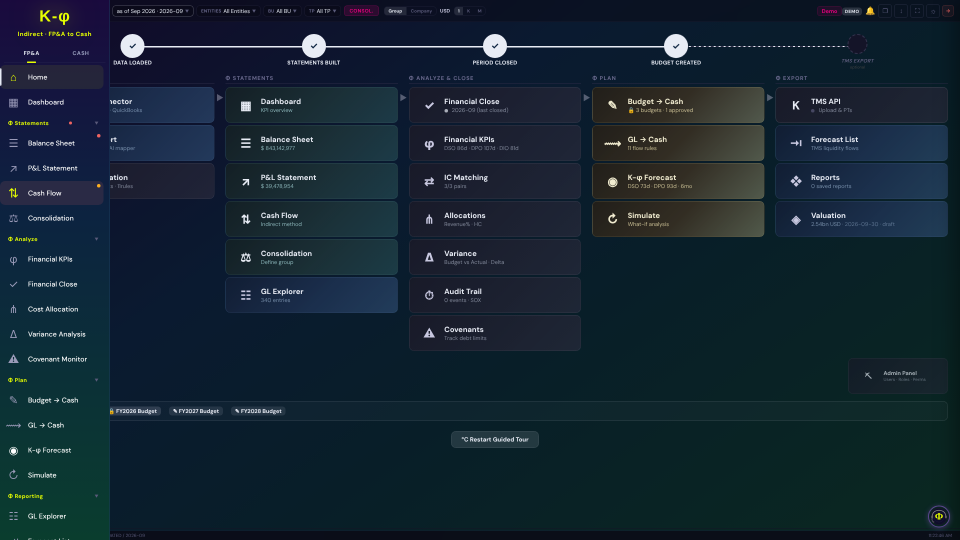
#> input picture video/ui_home_hover.png, 1920 x 1080 px (shown at 1/2 size); its folder holds only this picture in this run
$ python -i diagram3.py   (imports and definitions only)
#> lines starting #> are read from the running program, lines starting #| are printed output that depends on the picture
import sys, math, subprocess
import numpy as np
from PIL import Image, ImageDraw, ImageFont, ImageFilter

W, H, FPS, DUR = 1920, 1080, 30, 10.0
N = int(DUR * FPS)
BG = (11, 15, 26); YEL = (230, 255, 0); WHITE = (240, 242, 246); GREY = (150, 158, 175)
DIM = (80, 88, 108); PANEL = (18, 24, 40); PANEL2 = (28, 36, 58)
# Light theme (default): every colour drawn through Canvas is mapped from the dark palette,
# so scenes keep their dark-palette names. KPHI_THEME=dark renders the old look.
import os
LIGHT = os.environ.get("KPHI_THEME", "light") != "dark"
TO_LIGHT = {(230, 255, 0): (34, 48, 122), (240, 242, 246): (18, 26, 46), (150, 158, 175): (86, 96, 122),
            (80, 88, 108): (196, 204, 220), (18, 24, 40): (255, 255, 255), (28, 36, 58): (255, 255, 255),
            (6, 8, 16): (255, 255, 255), (255, 122, 122): (194, 58, 58), (54, 214, 160): (17, 132, 90),
            (255, 190, 90): (178, 106, 0), (197, 179, 88): (150, 122, 20)}
def _c(c): return TO_LIGHT.get(tuple(c), c) if (LIGHT and c is not None) else c
if LIGHT: BG = (243, 245, 250)
FD = "/usr/share/fonts/opentype/inter/"
def font(w, s): return ImageFont.truetype(FD + f"InterDisplay-{w}.otf", s)
F_L = font("SemiBold", 34); F_S = font("Regular", 30); F_K = font("Bold", 72); F_CAP = font("Medium", 40); F_T = font("SemiBold", 38)

def ease(t): return 0 if t <= 0 else 1 if t >= 1 else (1 - math.cos(math.pi * t)) / 2
def eo(t): return 0 if t <= 0 else 1 if t >= 1 else 1 - (1 - t) ** 3
# [4 lines left out: function back, not called in this run]
def clamp(x, a=0, b=1): return max(a, min(b, x))
def lerp(a, b, t): return a + (b - a) * t
def lerp2(a, b, t): return (lerp(a[0], b[0], t), lerp(a[1], b[1], t))

class Canvas:
    def __init__(self, img): self.img = img
    # [29 lines left out: functions _blit, rrect, text, line, poly, dot, not called in this run]

# sources: scattered start -> tidy column once connected
SOURCES = [("ERP", (150, 300)), ("Banks", (470, 170)), ("CRM", (190, 610)), ("Google Sheets", (520, 470)),
           ("Excel", (240, 850)), ("Payments", (560, 760))]
COL_X = 430; COL_Y0 = 215; COL_DY = 130
NODE_W = 300; NODE_H = 76
HUB = (960, 540); HUB_HW, HUB_HH = 290, 330
APP = (1600, 540); APP_HW, APP_HH = 250, 330

AUR = None
# [59 lines left out: functions aurora_band, logo, src_pos, arrow, bez, not called in this run]
def curve_pts(p0, p1, prog, n=40):
    dx = p1[0] - p0[0]; c0, c1 = (p0[0] + 0.55 * dx, p0[1]), (p1[0] - 0.35 * dx, p1[1])
    return [bez(p0, c0, c1, p1, u * clamp(prog)) for u in [i / n for i in range(n + 1)]]
def curve_at(p0, p1, u):
    dx = p1[0] - p0[0]
    return bez(p0, (p0[0] + 0.55 * dx, p0[1]), (p1[0] - 0.35 * dx, p1[1]), p1, u)
# [7 lines left out: function poly_at, not called in this run]
def spark(cv, p, fa, a):
    cv.dot(p, 11, YEL, 0.28 * fa * a, blur=4); cv.dot(p, 4, WHITE, 0.95 * fa * a)

# [18 lines left out: function icon, not called in this run]

def frame(i):
    t = i / FPS
    img = Image.new("RGBA", (W, H), BG + (255,)); cv = Canvas(img)
    caps = [(0.0, 2.3, "Your logic lives in spreadsheets. Your data lives everywhere."),
            (2.3, 4.6, "Connect every source once."),
            (4.6, 7.0, "Build on what is already normalised."),
            (7.0, 10.0, "Your bespoke system, inside the one you run.")]
    for t0, t1, c in caps:
        cv.text((W / 2, 1012), c, F_CAP, WHITE, clamp((t - t0) / 0.35) * clamp((t1 - t) / 0.3))

    # hub geometry
    hub_a = clamp((t - 2.0) / 0.5); ex = ease((t - 4.5) / 1.1)
    hw, hh = lerp(150, HUB_HW, ex), lerp(64, HUB_HH, ex)
    pulse = 1 + 0.015 * math.sin(t * 6) * (1 - ex)
    hw *= pulse; hh *= pulse

    # 1+2. sources and curved lines into the Connectors shelf
    shelf_y = HUB[1] - HUB_HH + 172
    for k, (lab, _) in enumerate(SOURCES):
        a = clamp((t - 0.15 - k * 0.16) / 0.4); x, y = src_pos(k, t)
        lp = eo((t - 2.6 - k * 0.1) / 0.8)
        if lp > 0:
            p0 = (x + NODE_W / 2, y)
            ty = lerp(HUB[1] + (y - HUB[1]) * 0.22, shelf_y - 70 + k * 30, ex)
            p1 = (HUB[0] - hw + 2, ty)
            pts = curve_pts(p0, p1, lp)
            cv.line(pts, YEL, 14, hub_a * 0.14, blur=5); cv.line(pts, YEL, 3, hub_a * 0.9)
            if lp < 1: cv.dot(pts[-1], 8, YEL, hub_a, blur=1)
            else:
                for n in range(2):
                    ph = ((t * 0.5 + k * 0.17 + n * 0.5) % 1.0)
                    spark(cv, curve_at(p0, p1, ph), math.sin(math.pi * ph) ** 0.6, 1)
        cv.rrect((x - NODE_W / 2, y - NODE_H / 2, x + NODE_W / 2, y + NODE_H / 2), 18, fill=PANEL2, outline=DIM if lp < 1 else (120, 140, 60), width=3, a=a)
        icon(cv, lab, (x - NODE_W / 2 + 36, y), a)
        cv.text((x - NODE_W / 2 + 68, y), lab, F_L, WHITE, a, anchor="lm")

    # 3. hub
    if hub_a > 0:
        x, y = HUB
        cv.rrect((x - hw, y - hh, x + hw, y + hh), 28, fill=YEL, a=hub_a * 0.10, blur=18)
        cv.rrect((x - hw, y - hh, x + hw, y + hh), 26, fill=PANEL, outline=YEL, width=4, a=hub_a)
        if ex < 0.5: logo(cv, img, (x, y), F_K, hub_a * (1 - ex * 2), None)
        else:
            la = (ex - 0.5) * 2
            logo(cv, img, (x, y - hh + 56), F_K, la, (t - 5.7) / 1.0)
            rows = [("Connectors", "any source, normalised once"),
                    ("Pre-built blocks", "cash · forecast · scenarios"),
                    ("Data library", "FX · rates · curves")]
            for j, (h, s) in enumerate(rows):
                aj = clamp((ex - 0.55 - j * 0.12) / 0.3); ry = y - hh + 172 + j * 168
                sl = (1 - back(aj)) * 40
                cv.rrect((x - hw + 28, ry - 58 + sl, x + hw - 28, ry + 58 + sl), 16, fill=PANEL2, outline=DIM, width=2, a=aj)
                cv.text((x, ry - 20 + sl), h, F_L, YEL, aj); cv.text((x, ry + 24 + sl), s, F_S, GREY, aj)

    # 4. bespoke system
    app_a = clamp((t - 6.8) / 0.4); x, y, ahw, ahh = APP[0], APP[1], APP_HW, APP_HH
    fwd = [(HUB[0] + HUB_HW, HUB[1] - 90), (APP[0] - ahw, APP[1] - 90)]
    arrow(cv, fwd, eo((t - 6.9) / 0.6), app_a)
    if t > 7.6:
        for n in range(2):
            ph = ((t * 0.9 + n * 0.5) % 1.0); spark(cv, poly_at(fwd, ph), math.sin(math.pi * ph) ** 0.6, 1)
    cv.rrect((x - ahw, y - ahh, x + ahw, y + ahh), 26, fill=PANEL, outline=WHITE, width=3, a=app_a * 0.85)
    cv.text((x, y - ahh + 52), "Your bespoke system", F_T, WHITE, app_a)
    cv.text((x, y - ahh + 96), "built from Claude, in days", F_S, GREY, app_a)
    tiles = [("Your sources", "through connectors"), ("Your logic", "described, not coded"),
             ("Blocks you reuse", "cash · forecast · scenarios"), ("Market data", "from the Data library"),
             ("Your results", "written back into K-φ")]
    asm = (t - 7.25) / 1.4
    for j, (h, s) in enumerate(tiles):
        aj = clamp((asm - j * 0.13) / 0.32)
        if aj <= 0: continue
        ty = y - ahh + 166 + j * 104; sx = lerp(x - 420, x, back(aj)); last = j == 4
        cv.rrect((sx - ahw + 26, ty - 42, sx + ahw - 26, ty + 42), 14, fill=PANEL2, outline=YEL if last else DIM, width=2, a=app_a * aj)
        cv.text((sx - ahw + 46, ty - 14), h, F_L, WHITE, app_a * aj, anchor="lm")
        cv.text((sx - ahw + 46, ty + 22), s, F_S, YEL if last else GREY, app_a * aj, anchor="lm")
    wb = eo((t - 8.85) / 0.6)
    wbp = [(APP[0], APP[1] + ahh), (APP[0], 928), (HUB[0], 928), (HUB[0], HUB[1] + HUB_HH + 2)]
    arrow(cv, wbp, wb, app_a)
    if wb >= 1:
        for n in range(3):
            ph = ((t * 0.7 + n / 3) % 1.0); spark(cv, poly_at(wbp, ph), math.sin(math.pi * ph) ** 0.6, 1)
        # the loop is closed: hub breathes
        g = 0.5 + 0.5 * math.sin((t - 9.45) * 5)
        cv.rrect((HUB[0] - HUB_HW, HUB[1] - HUB_HH, HUB[0] + HUB_HW, HUB[1] + HUB_HH), 28, fill=YEL, a=0.05 * g * clamp((t - 9.45) / 0.3), blur=22)
    cv.text(((APP[0] + HUB[0]) / 2, 958), "writes back", F_S, YEL, clamp((t - 9.35) / 0.3))
    # top-right tag (small logo, no sweep)
    ta = clamp((t - 9.1) / 0.4)
    cv.text((W - 60, 70), "FP&A · Cash · Build", F_L, WHITE, ta, anchor="rm")
    cv.text((W - 408, 70), "K-φ", F_L, YEL, ta, anchor="rm")
    return img.convert("RGB")

# [10 lines not run here, left out]

>>> import cv2
>>> picture = cv2.imread('ui_home_hover.png', cv2.IMREAD_GRAYSCALE)
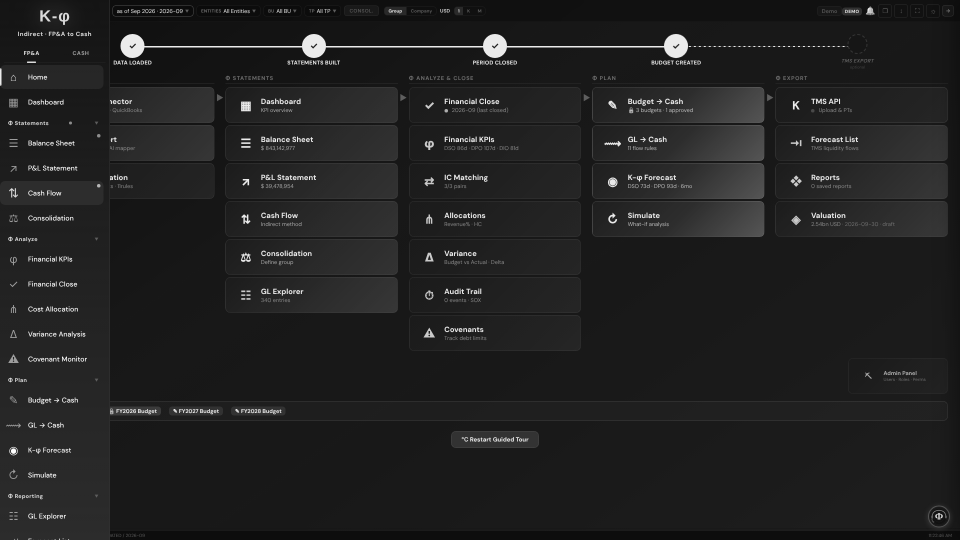
#> picture: shape (1080, 1920) (shown at 1/2 size); min 10, max 255, mean 33.3
>>> result = frame(picture)
#> in frame, `img = Image.new('RGBA', (W, H), BG + (255,))`:
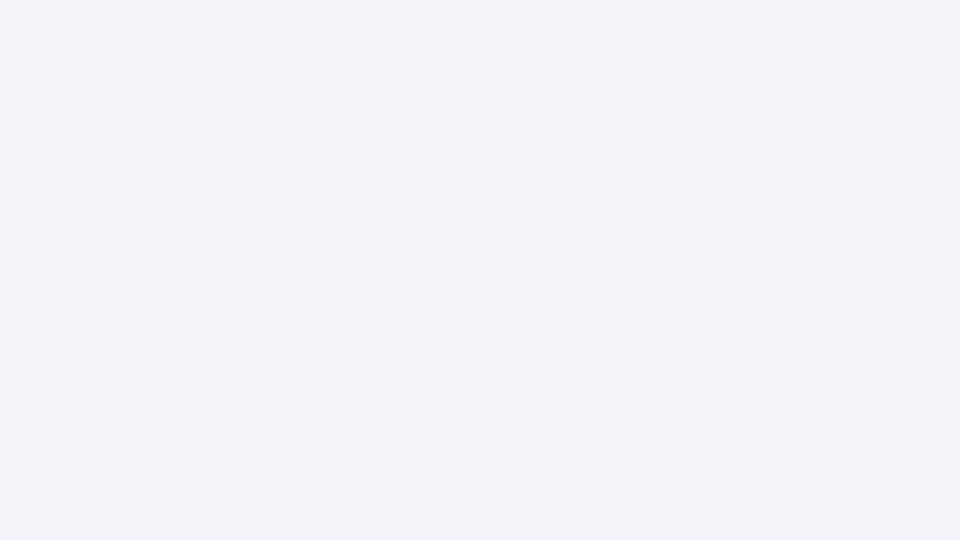
#> img: PIL image 1920x1080 RGBA (shown at 1/2 size); mean R, G, B, A 243, 245, 250, 255
#> (the run stopped early here; a loop or call above may not have finished)
